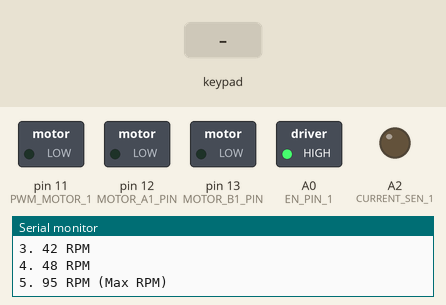
The sketch below on a simulated Arduino Uno, built with avr-gcc and run on an emulated ATmega328P. On the bench: switched loads named in the sketch (green lamp = pin HIGH), output pins drawn as LEDs (lit = HIGH), the last lines printed to the serial monitor. The test bench sets the inputs (shaded band).

Above: at 1.2 s.
1.3 s: keypad keys 5 4 3 2 pressed 0.4 s apart
At 3.4 s:
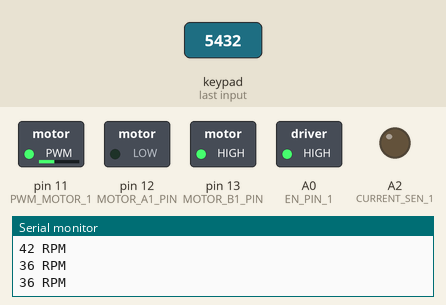
4.4 s: key '5' pressed
At 5.0 s:
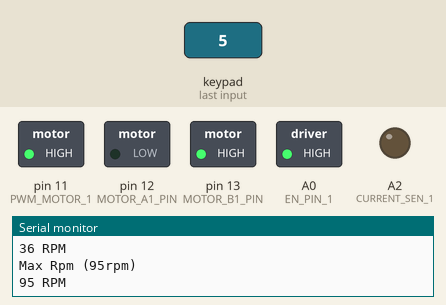
5.9 s: key '1' pressed
At 7.1 s:
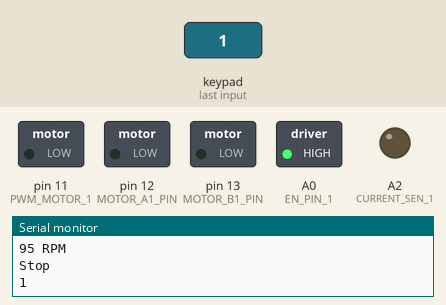
7.4 s: key '2' pressed
At 8.4 s:
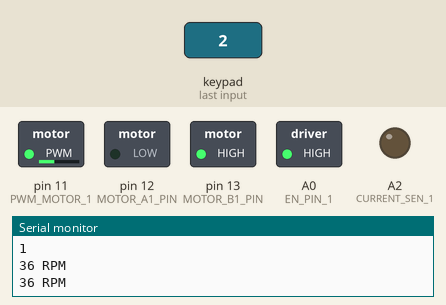
Timing chart, 0 to 9.9 s (numbered marks = the images above; inputs shaded):
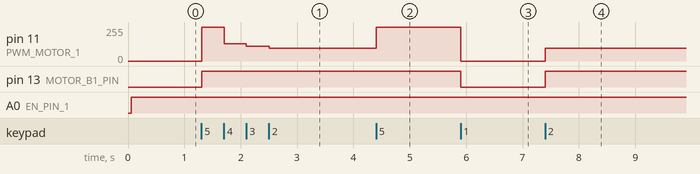

The sketch:

DCMotor.ino
```cpp
#include <Keypad.h>

#define BRAKE 0
#define CW    1
#define CCW   2
#define CS_THRESHOLD 15   // Definition of safety current (Check: "1.3 Monster Shield Example").

//Define pins
#define MOTOR_A1_PIN 12
#define MOTOR_B1_PIN 13

#define PWM_MOTOR_1 11 // pwm pin

#define CURRENT_SEN_1 A2

#define EN_PIN_1 A0

#define MOTOR_1 0

short usSpeed = 96.63157895;  //default 36rpm motor speed for 95rpm DC Motor, 0-255 Duty Cycle
unsigned short usMotor_Status = BRAKE;


// define keypad pins
const byte ROWS = 4;
const byte COLS = 4;

char hexaKeys[ROWS][COLS] = {
  {'1', '2', '3', 'A'},
  {'4', '5', '6', 'B'},
  {'7', '8', '9', 'C'},
  {'*', '0', '#', 'D'}
};

byte rowPins[ROWS] = {9, 8, 7, 6};
byte colPins[COLS] = {5, 4, 3, 2};

Keypad customKeypad = Keypad(makeKeymap(hexaKeys), rowPins, colPins, ROWS, COLS);

void setup()
{
  pinMode(MOTOR_A1_PIN, OUTPUT);
  pinMode(MOTOR_B1_PIN, OUTPUT);

  pinMode(PWM_MOTOR_1, OUTPUT);

  pinMode(CURRENT_SEN_1, OUTPUT);

  pinMode(EN_PIN_1, OUTPUT);

  Serial.begin(9600);              // Initiates the serial to do the monitoring
  Serial.println("Begin motor control");
  Serial.println(); //Print function list for user selection
  Serial.println("Press numpad for control option:");
  Serial.println("1. STOP");
  Serial.println("2. 36 RPM");
  Serial.println("3. 42 RPM");
  Serial.println("4. 48 RPM");
  Serial.println("5. 95 RPM (Max RPM)");
  Serial.println();
}

void loop()
{
  char customKey = customKeypad.getKey();


 digitalWrite(EN_PIN_1, HIGH);

 if (customKey =='1')
    {
       Stop();
       Serial.println("1");
    }
    else if(customKey =='2')
    {
      RPM36();
      Serial.println("36 RPM");
    }
    else if(customKey =='3')
    {
      RPM42();
      Serial.println("42 RPM");
    }
    else if(customKey =='4')
    {
      RPM48();
      Serial.println("48 RPM");
    }
     else if(customKey =='5')
    {
      RPMMAX();
      Serial.println("95 RPM");
    }
}

void Stop()
{
  Serial.println("Stop");
  usMotor_Status = BRAKE;
  motorGo(MOTOR_1, usMotor_Status, 0);
}

void RPM36()
{
  Serial.println("36 RPM");
  usMotor_Status = CW;
  motorGo(MOTOR_1, usMotor_Status, 96.63157895);
}

void RPM42()
{
  Serial.println("42RPM");
  usMotor_Status = CW;
  motorGo(MOTOR_1, usMotor_Status, 112.7368421);
}

void RPM48()
{
  Serial.println("48RPM");
  usMotor_Status = CW;
  motorGo(MOTOR_1, usMotor_Status, 128.8421053);
}

void RPMMAX()
{
  Serial.println("Max Rpm (95rpm)");
  usMotor_Status = CW;
  motorGo(MOTOR_1, usMotor_Status, 255);
}


void motorGo(uint8_t motor, uint8_t direct, uint8_t pwm)         //Function that controls the variables: motor(0 ou 1), direction (cw ou ccw) e pwm (entra 0 e 255);
{
  if(motor == MOTOR_1)
  {
    if(direct == CW)
    {
      digitalWrite(MOTOR_A1_PIN, LOW);
      digitalWrite(MOTOR_B1_PIN, HIGH);
    }
    else if(direct == CCW)
    {
      digitalWrite(MOTOR_A1_PIN, HIGH);
      digitalWrite(MOTOR_B1_PIN, LOW);
    }
    else
    {
      digitalWrite(MOTOR_A1_PIN, LOW);
      digitalWrite(MOTOR_B1_PIN, LOW);
    }

    analogWrite(PWM_MOTOR_1, pwm);
  }
}
```

Measured:
- after the input at 1.3 s, pin 11 (PWM_MOTOR_1): 0/255 → 255/255 at once, → 128/255 0.40 s later, → 112/255 0.39 s later, → 96/255 0.40 s later; pin 13 (MOTOR_B1_PIN): LOW → HIGH at once
- after the input at 4.4 s, pin 11 (PWM_MOTOR_1): 96/255 → 255/255 at once
- after the input at 5.9 s, pin 11 (PWM_MOTOR_1): 255/255 → 0/255 at once; pin 13 (MOTOR_B1_PIN): HIGH → LOW at once
- after the input at 7.4 s, pin 11 (PWM_MOTOR_1): 0/255 → 96/255 at once; pin 13 (MOTOR_B1_PIN): LOW → HIGH at once
